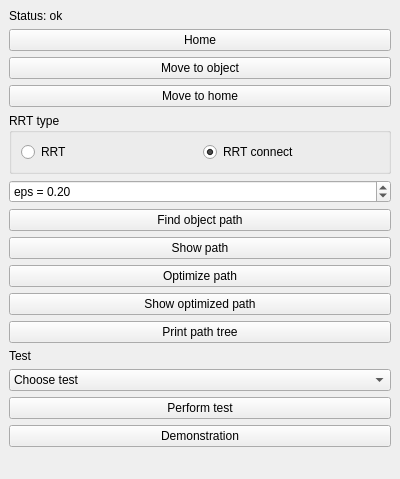
<?xml version="1.0" encoding="UTF-8"?>
<ui version="4.0">
 <class>DualRobotPlugin</class>
 <widget class="QDockWidget" name="DualRobotPlugin">
  <property name="geometry">
   <rect>
    <x>0</x>
    <y>0</y>
    <width>400</width>
    <height>479</height>
   </rect>
  </property>
  <property name="windowTitle">
   <string>Dual-Robot Plugin</string>
  </property>
  <widget class="QWidget" name="dockWidgetContents">
   <layout class="QVBoxLayout">
    <property name ="alignment">
     <enum>Qt::AlignTop</enum>
    </property>
    <item>
     <widget class="QLabel" name="ui_status_label">
      <property name="text">
       <string>Status: ok</string>
      </property>
      <property name="textFormat">
       <enum>Qt::RichText</enum>
      </property>
     </widget>
    </item>
    <item>
     <widget class="QPushButton" name="ui_home_button">
      <property name="text">
       <string>Home</string>
      </property>
     </widget>
    </item>
    <item>
     <widget class="QPushButton" name="ui_button_movetoobject">
      <property name="text">
       <string>Move to object</string>
      </property>
     </widget>
    </item>
    <item>
     <widget class="QPushButton" name="ui_button_movetohome">
      <property name="text">
       <string>Move to home</string>
      </property>
     </widget>
    </item>
    <item>
     <widget class="QGroupBox" name="ui_groupbox_rrttype">
      <property name="title">
       <string>RRT type</string>
      </property>
      <layout class="QHBoxLayout">
       <property name ="alignment">
        <enum>Qt::AlignTop</enum>
       </property>
       <item>
        <widget class="QRadioButton" name="ui_radiobutton_plainrrt">
         <property name="text">
          <string>RRT</string>
         </property>
         <property name="checked">
          <bool>false</bool>
         </property>
        </widget>
       </item>
       <item>
        <widget class="QRadioButton" name="ui_radiobutton_rrtconnect">
         <property name="text">
          <string>RRT connect</string>
         </property>
         <property name="checked">
          <bool>true</bool>
         </property>
        </widget>
       </item>
      </layout>
     </widget>
    </item>
    <item>
     <widget class="QDoubleSpinBox" name="ui_spinbox_epsilon">
      <property name="prefix">
       <string>eps = </string>
      </property>
      <property name="suffix">
       <string></string>
      </property>
      <property name="decimals">
       <number>2</number>
      </property>
      <property name="minimum">
       <double>0.02</double>
      </property>
      <property name="maximum">
       <double>1.0</double>
      </property>
      <property name="singleStep">
       <double>0.02</double>
      </property>
      <property name="value">
       <double>0.2</double>
      </property>
     </widget>
    </item>
    <item>
     <widget class="QPushButton" name="ui_path_button">
      <property name="text">
       <string>Find object path</string>
      </property>
     </widget>
    </item>
    <item>
     <widget class="QPushButton" name="ui_show_path_button">
      <property name="text">
       <string>Show path</string>
      </property>
     </widget>
    </item>
    <item>
     <widget class="QPushButton" name="ui_optimize_path_button">
      <property name="text">
       <string>Optimize path</string>
      </property>
     </widget>
    </item>
    <item>
     <widget class="QPushButton" name="ui_show_optimized_path_button">
      <property name="text">
       <string>Show optimized path</string>
      </property>
     </widget>
    </item>
    <item>
     <widget class="QPushButton" name="ui_button_printtree">
      <property name="text">
       <string>Print path tree</string>
      </property>
     </widget>
    </item>
    <item>
     <widget class="QLabel" name="ui_label_test">
      <property name="text">
       <string>Test</string>
      </property>
     </widget>
    </item>
    <item>
     <widget class="QComboBox" name="ui_combobox_test">
      <item>
       <property name="text">
        <string>Choose test</string>
       </property>
      </item>
      <item>
       <property name="text">
        <string>RRT - epsilon</string>
       </property>
      </item>
      <item>
       <property name="text">
        <string>RRT - type</string>
       </property>
      </item>
      <item>
       <property name="text">
        <string>RRT - Q sampling limits</string>
       </property>
      </item>
      <item>
       <property name="text">
        <string>RRT - Q distance weights</string>
       </property>
      </item>
      <item>
       <property name="text">
        <string>Shortcut</string>
       </property>
      </item>
     </widget>
    </item>
    <item>
     <widget class="QPushButton" name="ui_button_test">
      <property name="text">
       <string>Perform test</string>
      </property>
     </widget>
    </item>
    <item>
     <widget class="QPushButton" name="ui_button_demonstration">
      <property name="text">
       <string>Demonstration</string>
      </property>
     </widget>
    </item>
   </layout>
  </widget>
 </widget>
 <resources/>
 <connections/>
</ui>
